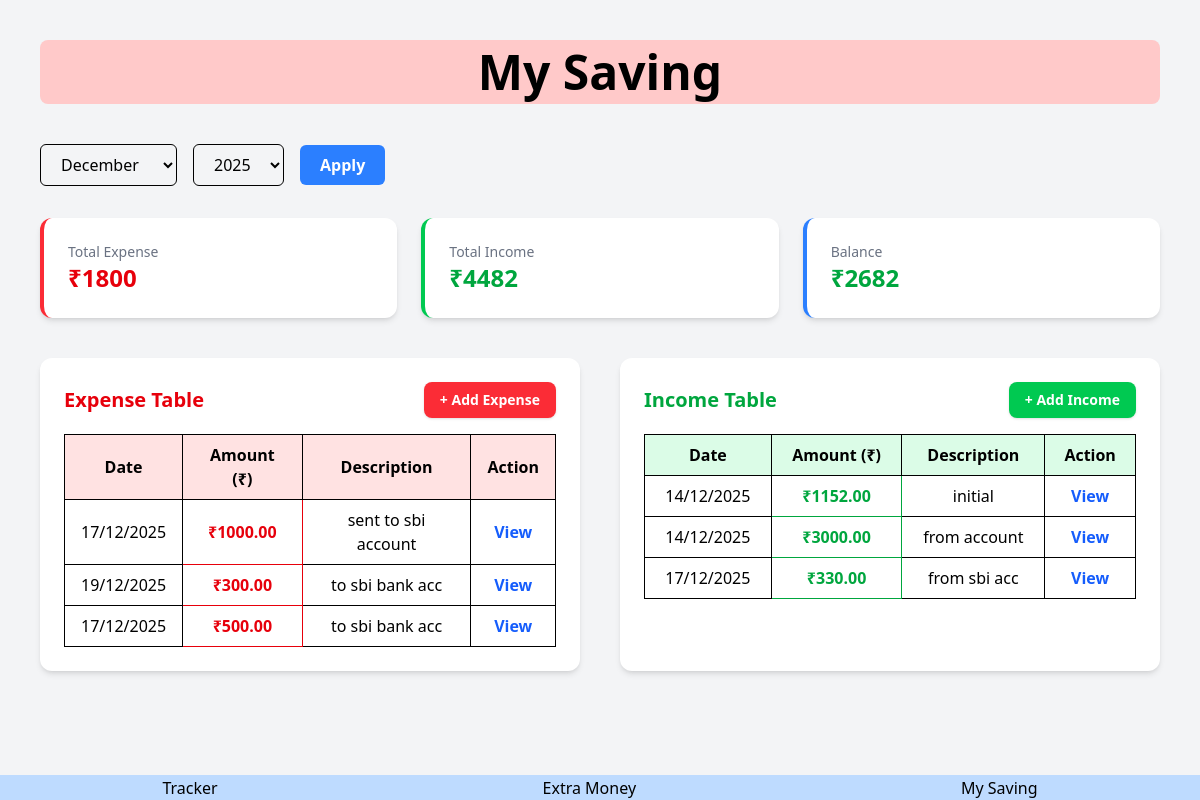
Page /mysaving/ on the committed database.
### mysaving/models.py (models this page shows, shortened)
class Expense(models.Model):
    exp_desc = models.CharField(max_length=150)
    exp_amount = models.DecimalField(max_digits=10,decimal_places=2)
    exp_date = models.DateField()

class Income(models.Model):
    inc_desc = models.CharField(max_length=150)
    inc_amount = models.DecimalField(max_digits=10,decimal_places=2)
    inc_date = models.DateField()

### mysaving/views.py (the view)
# urls.py: path('',views.mysaving_home,name="mysaving_home"),
def mysaving_home(request):
    today = date.today()
    month = int(request.GET.get('month', today.month))
    year = int(request.GET.get('year', today.year))
    expense = Expense.objects.filter(exp_date__month=month, exp_date__year=year)
    income  = Income.objects.filter(inc_date__month=month,  inc_date__year=year)
    total_expense = expense.aggregate(total=Sum('exp_amount'))['total'] or 0
    total_income  = income.aggregate(total=Sum('inc_amount'))['total'] or 0
    return render(request, 'mysaving/home.html', {
        'expense': expense,
        'income': income,
        'total_expense': total_expense,
        'total_income': total_income,
        'balance': total_income - total_expense,
        'selected_month': month,
        'selected_year': year,
        'years': range(today.year, 2051),  # till 2050
    })

### mysaving/templates/mysaving/home.html (shortened to what this page needs)
<!DOCTYPE html>
<html lang="en">
<head>
    <script src="https://cdn.jsdelivr.net/npm/@tailwindcss/browser@4"></script>
</head>
<body class="bg-gray-100 min-h-screen flex flex-col">
    <main class="flex-grow p-10">
        <div class="w-[100%] bg-red-200 text-center text-5xl mb-10 rounded-lg p-2 font-bold">
            <h1>My Saving</h1>
        </div>
        <form method="GET" class="flex flex-wrap items-center gap-4 mb-8">
            <select name="month" class="border px-4 py-2 rounded-md">
                <option value="12" {% if selected_month == 12 %}selected{% endif %}>December</option>
            </select>
            <select name="year" class="border px-4 py-2 rounded-md">
                {% for y in years %}
                    <option value="{{ y }}" {% if selected_year == y %}selected{% endif %}>
                        {{ y }}
                    </option>
                {% endfor %}
            </select>
            <button type="submit"
                class="bg-blue-500 hover:bg-blue-600 text-white px-5 py-2 rounded-md font-semibold">
                Apply
            </button>
        </form>
        <div class="grid grid-cols-1 md:grid-cols-3 gap-6 mb-10">
            <div class="bg-white p-6 rounded-xl shadow-md border-l-4 border-red-500">
                <h3 class="text-gray-500 text-sm">Total Expense</h3>
                <p class="text-2xl font-bold text-red-600">₹{{ total_expense }}</p>
            </div>
            <div class="bg-white p-6 rounded-xl shadow-md border-l-4 border-green-500">
                <h3 class="text-gray-500 text-sm">Total Income</h3>
                <p class="text-2xl font-bold text-green-600">₹{{ total_income }}</p>
            </div>
            <div class="bg-white p-6 rounded-xl shadow-md border-l-4 border-blue-500">
                <h3 class="text-gray-500 text-sm">Balance</h3>
                <p class="text-2xl font-bold {% if balance >= 0 %}text-green-600{% else %}text-red-600{% endif %}">
                    ₹{{ balance }}
                </p>
            </div>
        </div>
        <div class="flex flex-col md:flex-row gap-10">
        <div class="bg-white p-6 rounded-xl shadow-md w-full md:w-1/2">
            <div class="flex items-center justify-between mb-4">
                <h2 class="text-xl font-bold text-red-600">Expense Table</h2>
                <a href="{% url 'mysaving:mysaving_expense' %}?month={{ selected_month }}&year={{ selected_year }}"
                   class="bg-red-500 hover:bg-red-600 text-white px-4 py-2 rounded-lg text-sm font-semibold shadow">
                    + Add Expense
                </a>
            </div>
            <table class="w-full border border-gray-300">
                <thead class="bg-red-100">
                    <tr>
                        <th class="border px-4 py-2">Date</th>
                        <th class="border px-4 py-2">Amount (₹)</th>
                        <th class="border px-4 py-2">Description</th>
                        <th class="border px-4 py-2">Action</th>
                    </tr>
                </thead>
                <tbody>
                    {% for e in expense %}
                    <tr class="text-center hover:bg-red-50">
                        <td class="border px-4 py-2">{{ e.exp_date|date:"d/m/Y" }}</td>
                        <td class="border px-4 py-2 text-red-600 font-semibold">₹{{ e.exp_amount }}</td>
                        <td class="border px-4 py-2">{{ e.exp_desc }}</td>
                        <td class="border px-4 py-2">
                            <a href="{% url 'mysaving:expenseView' e.id %}"
                               class="text-blue-600 hover:underline font-semibold">
                                View
                            </a>
                        </td>
                    </tr>
                    {% empty %}
                    <tr>
                        <td colspan="4" class="border px-4 py-2 text-gray-500">
                            No expenses added
                        </td>
                    </tr>
                    {% endfor %}
                </tbody>
            </table>
        </div>
        <div class="bg-white p-6 rounded-xl shadow-md w-full md:w-1/2">
            <div class="flex items-center justify-between mb-4">
                <h2 class="text-xl font-bold text-green-600">Income Table</h2>
                <a href="{% url 'mysaving:mysaving_income' %}?month={{ selected_month }}&year={{ selected_year }}"
                   class="bg-green-500 hover:bg-green-600 text-white px-4 py-2 rounded-lg text-sm font-semibold shadow">
                    + Add Income
                </a>
            </div>
            <table class="w-full border border-gray-300">
                <thead class="bg-green-100">
                    <tr>
                        <th class="border px-4 py-2">Date</th>
                        <th class="border px-4 py-2">Amount (₹)</th>
                        <th class="border px-4 py-2">Description</th>
                        <th class="border px-4 py-2">Action</th>
                    </tr>
                </thead>
                <tbody>
                    {% for i in income %}
                    <tr class="text-center hover:bg-green-50">
                        <td class="border px-4 py-2">{{ i.inc_date|date:"d/m/Y" }}</td>
                        <td class="border px-4 py-2 text-green-600 font-semibold">₹{{ i.inc_amount }}</td>
                        <td class="border px-4 py-2">{{ i.inc_desc }}</td>
                        <td class="border px-4 py-2">
                            <a href="{% url 'mysaving:incomeView' i.id %}"
                               class="text-blue-600 hover:underline font-semibold">
                                View
                            </a>
                        </td>
                    </tr>
                    {% empty %}
                    <tr>
                        <td colspan="4" class="border px-4 py-2 text-gray-500">
                            No income added
                        </td>
                    </tr>
                    {% endfor %}
                </tbody>
            </table>
        </div>
        </div>
    </main>
    <footer>
        <div class="flex w-[100%] justify-around h-[25px] items-center bg-blue-200">
            <div class="">
                <a href="{% url 'tracker:tracker_home' %}">Tracker</a>
            </div>
            <div class="">
                <a href="{% url 'dad:dad_home' %}">Extra Money</a>
            </div>
            <div class="">
                <a href="{% url 'mysaving:mysaving_home' %}">My Saving</a>
            </div>
        </div>
    </footer>
</body>
</html>

### rows in the picture
Expense: exp_date "17/12/2025", exp_amount "1000.00", exp_desc "sent to sbi account"
Expense: exp_date "19/12/2025", exp_amount "300.00", exp_desc "to sbi bank acc"
Expense: exp_date "17/12/2025", exp_amount "500.00", exp_desc "to sbi bank acc"
Income: inc_date "14/12/2025", inc_amount "1152.00", inc_desc "initial"
Income: inc_date "14/12/2025", inc_amount "3000.00", inc_desc "from account"
Income: inc_date "17/12/2025", inc_amount "330.00", inc_desc "from sbi acc"

### other values in the picture
{{ total_expense }} "1800"
{{ total_income }} "4482"
{{ balance }} "2682"
form field year "2025"
